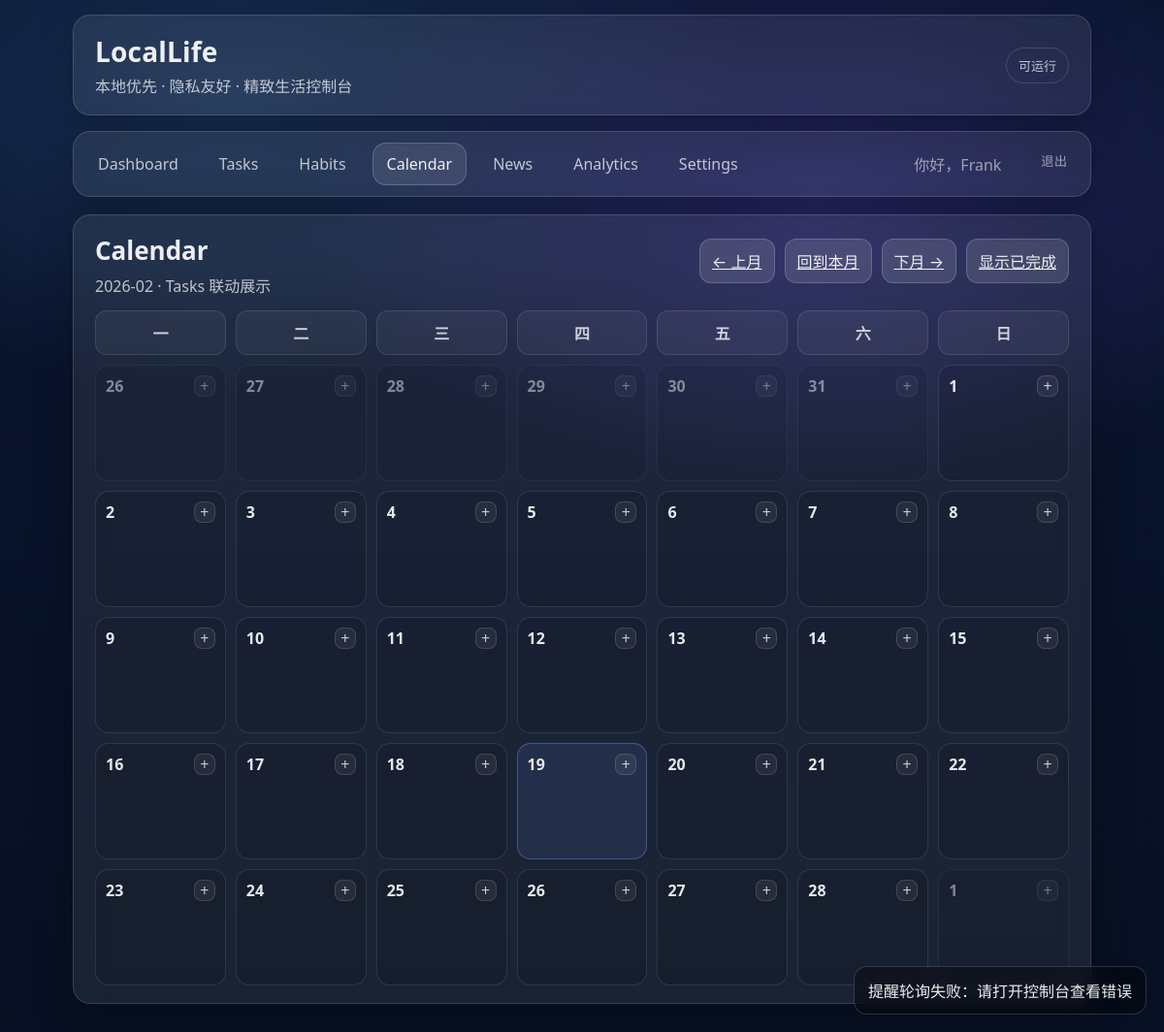
Before: /calendar/ (signed in) with the older database file.
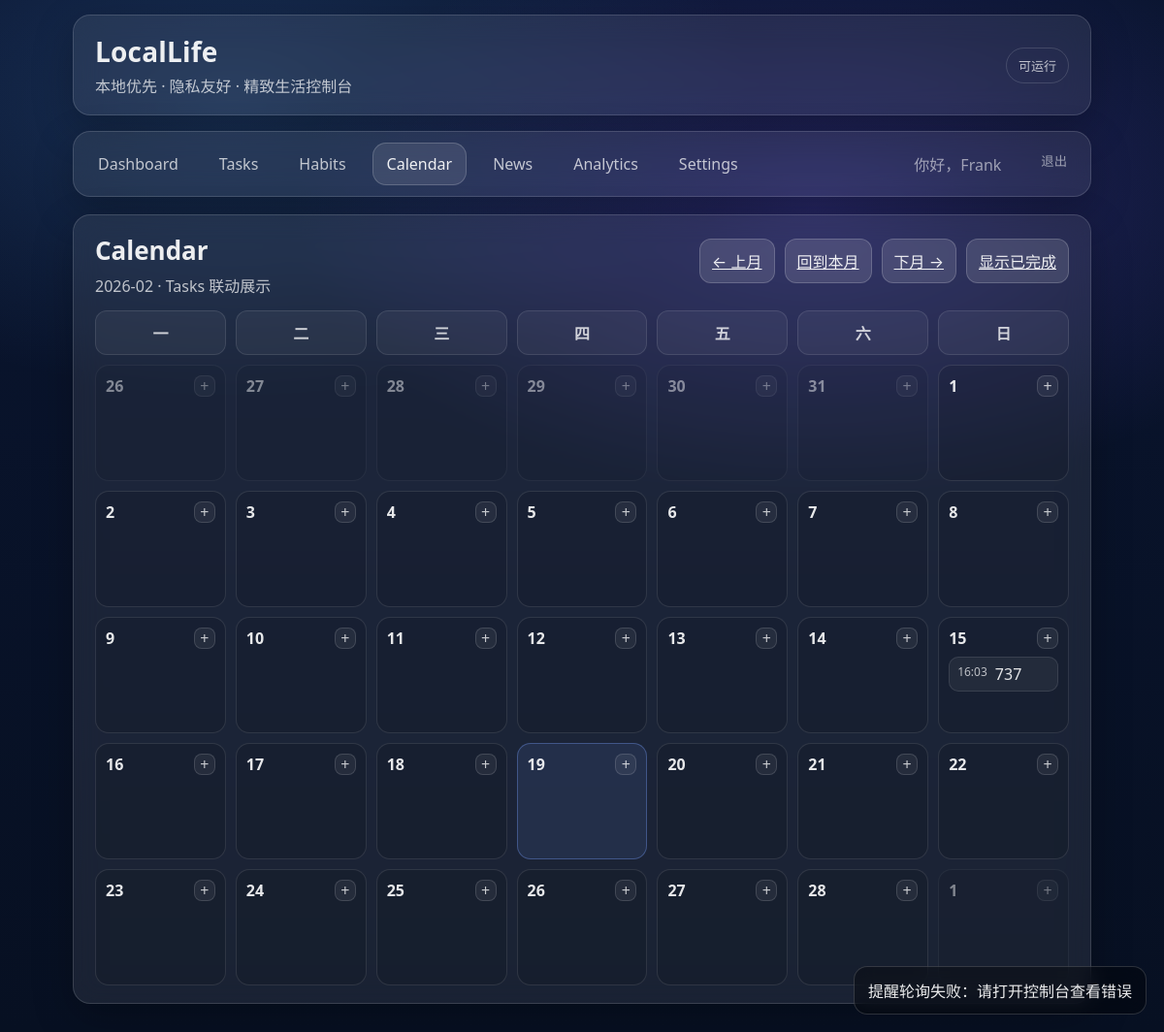
After: the same page with the newer database file.
### tasks/models.py (models this page shows, shortened)
class Task(models.Model):
    class Status(models.TextChoices):
        TODO = "TODO", "待完成"
        DONE = "DONE", "已完成"
    class ScheduleKind(models.TextChoices):
        NONE = "NONE", "不设置时间"
        AT = "AT", "绝对时刻"
        WINDOW = "WINDOW", "时间段"
    user = models.ForeignKey(settings.AUTH_USER_MODEL, on_delete=models.CASCADE, related_name="tasks")
    title = models.CharField(max_length=120)
    description = models.TextField(blank=True, default="")
    status = models.CharField(max_length=8, choices=Status.choices, default=Status.TODO)
    schedule_kind = models.CharField(max_length=10, choices=ScheduleKind.choices, default=ScheduleKind.NONE)
    due_at = models.DateTimeField(null=True, blank=True)          # AT 用
    window_start = models.DateTimeField(null=True, blank=True)    # WINDOW 用
    window_end = models.DateTimeField(null=True, blank=True)      # WINDOW 用
    remind_enabled = models.BooleanField(default=False)
    remind_lead_minutes = models.PositiveIntegerField(default=0)  # 提前多少分钟提醒
    remind_at = models.DateTimeField(null=True, blank=True)
    reminded_at = models.DateTimeField(null=True, blank=True)     # 防止重复提醒
    completed_at = models.DateTimeField(null=True, blank=True)
    created_at = models.DateTimeField(auto_now_add=True)
    updated_at = models.DateTimeField(auto_now=True)

### planner/views.py (the view)
# urls.py: path("", views.calendar_month, name="index"),
@login_required
def calendar_month(request, year=None, month=None):
    now = timezone.localtime()
    year = int(year) if year else now.year
    month = int(month) if month else now.month
    month_start, month_end = _month_range(year, month)
    show_done = request.GET.get("show_done") == "1"
    base_qs = Task.objects.filter(user=request.user)
    if not show_done:
        base_qs = base_qs.filter(status=Task.Status.TODO)
    qs = base_qs.filter(
        Q(schedule_kind=Task.ScheduleKind.AT, due_at__gte=month_start, due_at__lt=month_end)
        | Q(
            schedule_kind=Task.ScheduleKind.WINDOW,
            window_start__lt=month_end,
            window_end__gte=month_start,
        )
    ).select_related("user")
    by_day = defaultdict(list)
    for t in qs:
        if t.schedule_kind == Task.ScheduleKind.AT and t.due_at:
            d = timezone.localtime(t.due_at).date()
            time_key = timezone.localtime(t.due_at).time()
        elif t.schedule_kind == Task.ScheduleKind.WINDOW and t.window_start:
            d = timezone.localtime(t.window_start).date()
            time_key = timezone.localtime(t.window_start).time()
        else:
            continue
        k = d.isoformat()
        by_day[k].append((time_key, t))
    day_tasks = {}
    for k, lst in by_day.items():
        lst.sort(key=lambda x: x[0])  # 按时间排序
        day_tasks[k] = [t for _, t in lst]
    cal = calendar.Calendar(firstweekday=0)  # 0=Monday
    weeks = []
    today = timezone.localtime().date()
    for week in cal.monthdatescalendar(year, month):
        row = []
        for d in week:
            row.append({
                "date": d,
                "date_str": d.isoformat(),
                "day": d.day,
                "in_month": (d.month == month),
                "is_today": (d == today),
                "tasks": day_tasks.get(d.isoformat(), []),  # 任务按日期分组
            })
        weeks.append(row)
    (py, pm), (ny, nm) = _prev_next_month(year, month)
    floating = base_qs.filter(schedule_kind=Task.ScheduleKind.NONE).order_by("-created_at")[:10]
    return render(request, "planner/calendar_month.html", {
        "year": year,
        "month": month,
        "weeks": weeks,
        "prev_year": py, "prev_month": pm,
        "next_year": ny, "next_month": nm,
        "show_done": show_done,
        "floating_tasks": floating,
    })

### planner/views.py (called while the page is built)
def _month_range(year: int, month: int):
    tz = timezone.get_current_timezone()
    start_naive = datetime(year, month, 1, 0, 0, 0)
    month_start = timezone.make_aware(start_naive, tz)
    if month == 12:
        end_naive = datetime(year + 1, 1, 1, 0, 0, 0)
    else:
        end_naive = datetime(year, month + 1, 1, 0, 0, 0)
    month_end = timezone.make_aware(end_naive, tz)
    return month_start, month_end

def _prev_next_month(year: int, month: int):
    if month == 1:
        return (year - 1, 12), (year, 2)
    if month == 12:
        return (year, 11), (year + 1, 1)
    return (year, month - 1), (year, month + 1)

### templates/planner/calendar_month.html (shortened to what this page needs)
{% extends "base.html" %}
{% load static tz%}
{% block content %}
  <section class="glass card">
    <div class="cal-head">
      <div>
        <div class="card-title">Calendar</div>
        <div class="card-subtitle">{{ year }}-{{ month|stringformat:"02d" }} · Tasks 联动展示</div>
      </div>
      <div class="cal-actions">
        <a class="btn subtle" href="{% url 'planner:month' prev_year prev_month %}{% if show_done %}?show_done=1{% endif %}">← 上月</a>
        <a class="btn subtle" href="{% url 'planner:index' %}{% if show_done %}?show_done=1{% endif %}">回到本月</a>
        <a class="btn subtle" href="{% url 'planner:month' next_year next_month %}{% if show_done %}?show_done=1{% endif %}">下月 →</a>
        {% if show_done %}
          <a class="btn" href="{% url 'planner:month' year month %}">隐藏已完成</a>
        {% else %}
          <a class="btn" href="{% url 'planner:month' year month %}?show_done=1">显示已完成</a>
        {% endif %}
      </div>
    </div>
    <div class="cal-grid">
      <div class="cal-dow">一</div><div class="cal-dow">二</div><div class="cal-dow">三</div>
      <div class="cal-dow">四</div><div class="cal-dow">五</div><div class="cal-dow">六</div><div class="cal-dow">日</div>
      {% for week in weeks %}
        {% for cell in week %}
          <div class="cal-cell {% if not cell.in_month %}out{% endif %} {% if cell.is_today %}today{% endif %}">
            <div class="cal-cell-top">
              <a class="cal-day" href="{% url 'planner:day' cell.date.year cell.date.month cell.date.day %}{% if show_done %}?show_done=1{% endif %}">
                {{ cell.day }}
              </a>
              <a class="cal-add"
                 href="{% url 'tasks:create' %}?schedule_kind=AT&due_at={{ cell.date_str }}T09:00">
                +
              </a>
            </div>
            <div class="cal-items">
              {% for t in cell.tasks|slice:":3" %}
                <a class="cal-item {% if t.status == 'DONE' %}done{% endif %}"
                   href="{% url 'tasks:update' t.id %}">
                  {% if t.schedule_kind == "AT" and t.due_at %}
                    <span class="time">{{ t.due_at|date:"H:i" }}</span>
                  {% elif t.schedule_kind == "WINDOW" and t.window_start %}
                    <span class="time">{{ t.window_start|date:"H:i" }}</span>
                  {% endif %}
                  <span class="title">{{ t.title }}</span>
                </a>
              {% endfor %}
            </div>
          </div>
        {% endfor %}
      {% endfor %}
    </div>
  </section>
  <div id="toast-root"></div>
{% endblock %}

Changed rows visible on the page:
added Task: due_at "16:03", title "737"
